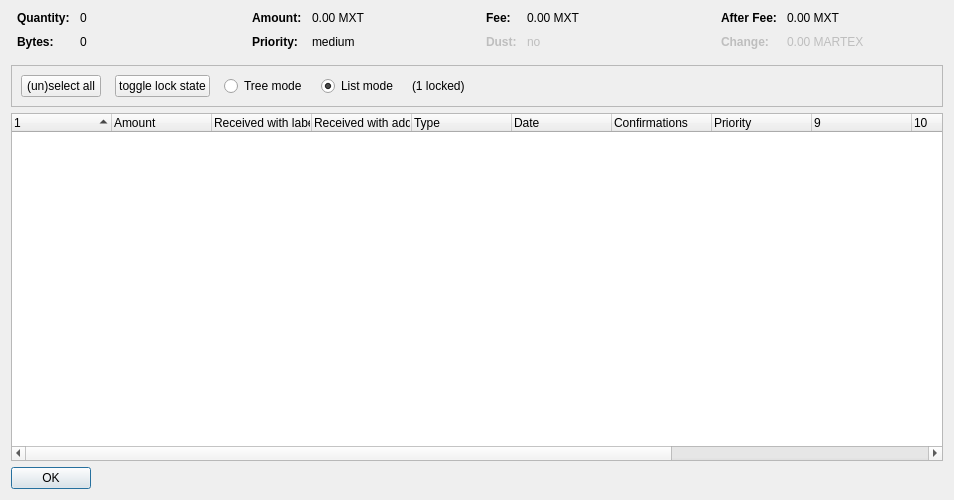
<?xml version="1.0" encoding="UTF-8"?>
<ui version="4.0">
 <class>CoinControlDialog</class>
 <widget class="QDialog" name="CoinControlDialog">
  <property name="geometry">
   <rect>
    <x>0</x>
    <y>0</y>
    <width>954</width>
    <height>500</height>
   </rect>
  </property>
  <property name="windowTitle">
   <string>Coin Selection</string>
  </property>
  <layout class="QVBoxLayout" name="verticalLayout">
   <item>
    <layout class="QHBoxLayout" name="horizontalLayoutTop" stretch="0,0,0,0">
     <property name="topMargin">
      <number>0</number>
     </property>
     <property name="bottomMargin">
      <number>10</number>
     </property>
     <item>
      <layout class="QFormLayout" name="formLayoutCoinControl1">
       <property name="horizontalSpacing">
        <number>10</number>
       </property>
       <property name="verticalSpacing">
        <number>10</number>
       </property>
       <property name="leftMargin">
        <number>6</number>
       </property>
       <property name="rightMargin">
        <number>6</number>
       </property>
       <item row="0" column="0">
        <widget class="QLabel" name="labelCoinControlQuantityText">
         <property name="font">
          <font>
           <weight>75</weight>
           <bold>true</bold>
          </font>
         </property>
         <property name="text">
          <string>Quantity:</string>
         </property>
        </widget>
       </item>
       <item row="0" column="1">
        <widget class="QLabel" name="labelCoinControlQuantity">
         <property name="cursor">
          <cursorShape>IBeamCursor</cursorShape>
         </property>
         <property name="contextMenuPolicy">
          <enum>Qt::ActionsContextMenu</enum>
         </property>
         <property name="text">
          <string notr="true">0</string>
         </property>
         <property name="textInteractionFlags">
          <set>Qt::LinksAccessibleByMouse|Qt::TextSelectableByKeyboard|Qt::TextSelectableByMouse</set>
         </property>
        </widget>
       </item>
       <item row="1" column="0">
        <widget class="QLabel" name="labelCoinControlBytesText">
         <property name="font">
          <font>
           <weight>75</weight>
           <bold>true</bold>
          </font>
         </property>
         <property name="text">
          <string>Bytes:</string>
         </property>
        </widget>
       </item>
       <item row="1" column="1">
        <widget class="QLabel" name="labelCoinControlBytes">
         <property name="cursor">
          <cursorShape>IBeamCursor</cursorShape>
         </property>
         <property name="contextMenuPolicy">
          <enum>Qt::ActionsContextMenu</enum>
         </property>
         <property name="text">
          <string notr="true">0</string>
         </property>
         <property name="textInteractionFlags">
          <set>Qt::LinksAccessibleByMouse|Qt::TextSelectableByKeyboard|Qt::TextSelectableByMouse</set>
         </property>
        </widget>
       </item>
      </layout>
     </item>
     <item>
      <layout class="QFormLayout" name="formLayoutCoinControl2">
       <property name="horizontalSpacing">
        <number>10</number>
       </property>
       <property name="verticalSpacing">
        <number>10</number>
       </property>
       <property name="leftMargin">
        <number>6</number>
       </property>
       <property name="rightMargin">
        <number>6</number>
       </property>
       <item row="0" column="0">
        <widget class="QLabel" name="labelCoinControlAmountText">
         <property name="font">
          <font>
           <weight>75</weight>
           <bold>true</bold>
          </font>
         </property>
         <property name="text">
          <string>Amount:</string>
         </property>
        </widget>
       </item>
       <item row="0" column="1">
        <widget class="QLabel" name="labelCoinControlAmount">
         <property name="cursor">
          <cursorShape>IBeamCursor</cursorShape>
         </property>
         <property name="contextMenuPolicy">
          <enum>Qt::ActionsContextMenu</enum>
         </property>
         <property name="text">
          <string notr="true">0.00 MXT</string>
         </property>
         <property name="textInteractionFlags">
          <set>Qt::LinksAccessibleByMouse|Qt::TextSelectableByKeyboard|Qt::TextSelectableByMouse</set>
         </property>
        </widget>
       </item>
       <item row="1" column="0">
        <widget class="QLabel" name="labelCoinControlPriorityText">
         <property name="font">
          <font>
           <weight>75</weight>
           <bold>true</bold>
          </font>
         </property>
         <property name="text">
          <string>Priority:</string>
         </property>
        </widget>
       </item>
       <item row="1" column="1">
        <widget class="QLabel" name="labelCoinControlPriority">
         <property name="cursor">
          <cursorShape>IBeamCursor</cursorShape>
         </property>
         <property name="contextMenuPolicy">
          <enum>Qt::ActionsContextMenu</enum>
         </property>
         <property name="text">
          <string>medium</string>
         </property>
         <property name="textInteractionFlags">
          <set>Qt::LinksAccessibleByMouse|Qt::TextSelectableByKeyboard|Qt::TextSelectableByMouse</set>
         </property>
        </widget>
       </item>
      </layout>
     </item>
     <item>
      <layout class="QFormLayout" name="formLayoutCoinControl3">
       <property name="horizontalSpacing">
        <number>10</number>
       </property>
       <property name="verticalSpacing">
        <number>10</number>
       </property>
       <property name="leftMargin">
        <number>6</number>
       </property>
       <property name="rightMargin">
        <number>6</number>
       </property>
       <item row="0" column="0">
        <widget class="QLabel" name="labelCoinControlFeeText">
         <property name="font">
          <font>
           <weight>75</weight>
           <bold>true</bold>
          </font>
         </property>
         <property name="text">
          <string>Fee:</string>
         </property>
        </widget>
       </item>
       <item row="0" column="1">
        <widget class="QLabel" name="labelCoinControlFee">
         <property name="cursor">
          <cursorShape>IBeamCursor</cursorShape>
         </property>
         <property name="contextMenuPolicy">
          <enum>Qt::ActionsContextMenu</enum>
         </property>
         <property name="text">
          <string notr="true">0.00 MXT</string>
         </property>
         <property name="textInteractionFlags">
          <set>Qt::LinksAccessibleByMouse|Qt::TextSelectableByKeyboard|Qt::TextSelectableByMouse</set>
         </property>
        </widget>
       </item>
       <item row="1" column="0">
        <widget class="QLabel" name="labelCoinControlLowOutputText">
         <property name="enabled">
          <bool>false</bool>
         </property>
         <property name="font">
          <font>
           <weight>75</weight>
           <bold>true</bold>
          </font>
         </property>
         <property name="text">
          <string>Dust:</string>
         </property>
        </widget>
       </item>
       <item row="1" column="1">
        <widget class="QLabel" name="labelCoinControlLowOutput">
         <property name="enabled">
          <bool>false</bool>
         </property>
         <property name="cursor">
          <cursorShape>IBeamCursor</cursorShape>
         </property>
         <property name="contextMenuPolicy">
          <enum>Qt::ActionsContextMenu</enum>
         </property>
         <property name="text">
          <string>no</string>
         </property>
         <property name="textInteractionFlags">
          <set>Qt::LinksAccessibleByMouse|Qt::TextSelectableByKeyboard|Qt::TextSelectableByMouse</set>
         </property>
        </widget>
       </item>
      </layout>
     </item>
     <item>
      <layout class="QFormLayout" name="formLayoutCoinControl4">
       <property name="horizontalSpacing">
        <number>10</number>
       </property>
       <property name="verticalSpacing">
        <number>10</number>
       </property>
       <property name="leftMargin">
        <number>6</number>
       </property>
       <property name="rightMargin">
        <number>6</number>
       </property>
       <item row="0" column="0">
        <widget class="QLabel" name="labelCoinControlAfterFeeText">
         <property name="font">
          <font>
           <weight>75</weight>
           <bold>true</bold>
          </font>
         </property>
         <property name="text">
          <string>After Fee:</string>
         </property>
        </widget>
       </item>
       <item row="0" column="1">
        <widget class="QLabel" name="labelCoinControlAfterFee">
         <property name="cursor">
          <cursorShape>IBeamCursor</cursorShape>
         </property>
         <property name="contextMenuPolicy">
          <enum>Qt::ActionsContextMenu</enum>
         </property>
         <property name="text">
          <string notr="true">0.00 MXT</string>
         </property>
         <property name="textInteractionFlags">
          <set>Qt::LinksAccessibleByMouse|Qt::TextSelectableByKeyboard|Qt::TextSelectableByMouse</set>
         </property>
        </widget>
       </item>
       <item row="1" column="0">
        <widget class="QLabel" name="labelCoinControlChangeText">
         <property name="enabled">
          <bool>false</bool>
         </property>
         <property name="font">
          <font>
           <weight>75</weight>
           <bold>true</bold>
          </font>
         </property>
         <property name="text">
          <string>Change:</string>
         </property>
        </widget>
       </item>
       <item row="1" column="1">
        <widget class="QLabel" name="labelCoinControlChange">
         <property name="enabled">
          <bool>false</bool>
         </property>
         <property name="cursor">
          <cursorShape>IBeamCursor</cursorShape>
         </property>
         <property name="contextMenuPolicy">
          <enum>Qt::ActionsContextMenu</enum>
         </property>
         <property name="text">
          <string notr="true">0.00 MARTEX</string>
         </property>
         <property name="textInteractionFlags">
          <set>Qt::LinksAccessibleByMouse|Qt::TextSelectableByKeyboard|Qt::TextSelectableByMouse</set>
         </property>
        </widget>
       </item>
      </layout>
     </item>
    </layout>
   </item>
   <item>
    <widget class="QFrame" name="frame">
     <property name="minimumSize">
      <size>
       <width>0</width>
       <height>40</height>
      </size>
     </property>
     <property name="frameShape">
      <enum>QFrame::StyledPanel</enum>
     </property>
     <property name="frameShadow">
      <enum>QFrame::Sunken</enum>
     </property>
     <layout class="QHBoxLayout" name="horizontalLayout">
      <item>
       <layout class="QHBoxLayout" name="horizontalLayoutPanel" stretch="0,0,0,0,0,0">
        <property name="spacing">
         <number>14</number>
        </property>
        <item>
         <widget class="QPushButton" name="pushButtonSelectAll">
          <property name="sizePolicy">
           <sizepolicy hsizetype="Maximum" vsizetype="Fixed">
            <horstretch>0</horstretch>
            <verstretch>0</verstretch>
           </sizepolicy>
          </property>
          <property name="text">
           <string>(un)select all</string>
          </property>
          <property name="autoDefault">
           <bool>false</bool>
          </property>
         </widget>
        </item>
        <item>
         <widget class="QPushButton" name="pushButtonToggleLock">
          <property name="sizePolicy">
           <sizepolicy hsizetype="Maximum" vsizetype="Fixed">
            <horstretch>0</horstretch>
            <verstretch>0</verstretch>
           </sizepolicy>
          </property>
          <property name="text">
           <string>toggle lock state</string>
          </property>
          <property name="autoDefault">
           <bool>false</bool>
          </property>
         </widget>
        </item>
        <item>
         <widget class="QRadioButton" name="radioTreeMode">
          <property name="sizePolicy">
           <sizepolicy hsizetype="Maximum" vsizetype="Fixed">
            <horstretch>0</horstretch>
            <verstretch>0</verstretch>
           </sizepolicy>
          </property>
          <property name="text">
           <string>Tree mode</string>
          </property>
         </widget>
        </item>
        <item>
         <widget class="QRadioButton" name="radioListMode">
          <property name="sizePolicy">
           <sizepolicy hsizetype="Maximum" vsizetype="Fixed">
            <horstretch>0</horstretch>
            <verstretch>0</verstretch>
           </sizepolicy>
          </property>
          <property name="text">
           <string>List mode</string>
          </property>
          <property name="checked">
           <bool>true</bool>
          </property>
         </widget>
        </item>
        <item>
         <widget class="QLabel" name="labelLocked">
          <property name="text">
           <string>(1 locked)</string>
          </property>
         </widget>
        </item>
        <item>
         <spacer name="horizontalSpacer">
          <property name="orientation">
           <enum>Qt::Horizontal</enum>
          </property>
          <property name="sizeHint" stdset="0">
           <size>
            <width>40</width>
            <height>20</height>
           </size>
          </property>
         </spacer>
        </item>
       </layout>
      </item>
     </layout>
    </widget>
   </item>
   <item>
    <widget class="CoinControlTreeWidget" name="treeWidget">
     <property name="contextMenuPolicy">
      <enum>Qt::CustomContextMenu</enum>
     </property>
     <property name="sortingEnabled">
      <bool>false</bool>
     </property>
     <property name="columnCount">
      <number>13</number>
     </property>
     <attribute name="headerShowSortIndicator" stdset="0">
      <bool>true</bool>
     </attribute>
     <attribute name="headerStretchLastSection">
      <bool>false</bool>
     </attribute>
     <column>
      <property name="text">
       <string/>
      </property>
     </column>
     <column>
      <property name="text">
       <string>Amount</string>
      </property>
     </column>
     <column>
      <property name="text">
       <string>Received with label</string>
      </property>
     </column>
     <column>
      <property name="text">
       <string>Received with address</string>
      </property>
     </column>
     <column>
      <property name="text">
       <string>Type</string>
      </property>
     </column>
     <column>
      <property name="text">
       <string>Date</string>
      </property>
     </column>
     <column>
      <property name="text">
       <string>Confirmations</string>
      </property>
      <property name="toolTip">
       <string>Confirmed</string>
      </property>
     </column>
     <column>
      <property name="text">
       <string>Priority</string>
      </property>
     </column>
     <column>
      <property name="text">
       <string/>
      </property>
     </column>
     <column>
      <property name="text">
       <string/>
      </property>
     </column>
     <column>
      <property name="text">
       <string/>
      </property>
     </column>
     <column>
      <property name="text">
       <string/>
      </property>
     </column>
     <column>
      <property name="text">
       <string/>
      </property>
     </column>
    </widget>
   </item>
   <item>
    <widget class="QDialogButtonBox" name="buttonBox">
     <property name="sizePolicy">
      <sizepolicy hsizetype="Maximum" vsizetype="Fixed">
       <horstretch>0</horstretch>
       <verstretch>0</verstretch>
      </sizepolicy>
     </property>
     <property name="orientation">
      <enum>Qt::Horizontal</enum>
     </property>
     <property name="standardButtons">
      <set>QDialogButtonBox::Ok</set>
     </property>
    </widget>
   </item>
  </layout>
 </widget>
 <customwidgets>
  <customwidget>
   <class>CoinControlTreeWidget</class>
   <extends>QTreeWidget</extends>
   <header>coincontroltreewidget.h</header>
  </customwidget>
 </customwidgets>
 <resources/>
 <connections/>
</ui>
